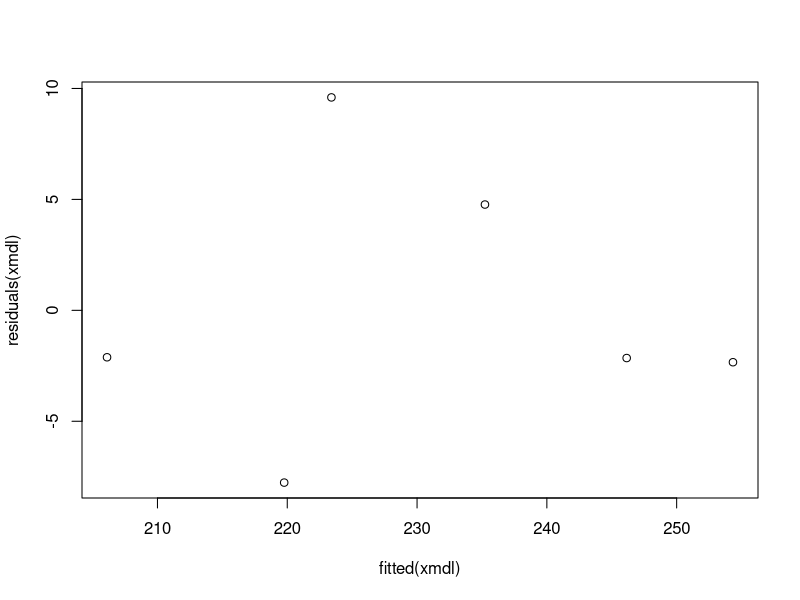

Recreate this plot in R.
# http://www.bodowinter.com/tutorial/bw_LME_tutorial1.pdf ----
# p.3
pitch = c(233,204,242,130,112,142)
sex = c(rep("female",3),rep("male",3))
my.df = data.frame(sex,pitch)

xmdl = lm(pitch ~ sex, my.df)
summary(xmdl)

# p.9
age = c(14,23,35,48,52,67)
pitch = c(252,244,240,233,212,204)
my.df = data.frame(age,pitch)
xmdl = lm(pitch ~ age, my.df)
summary(xmdl)

my.df$age.c = my.df$age - mean(my.df$age)
xmdl = lm(pitch ~ age.c, my.df)
summary(xmdl)
plot(fitted(xmdl),residuals(xmdl))
# p. 19
dfbeta(xmdl)

# http://www.bodowinter.com/tutorial/bw_LME_tutorial.pdf ----

